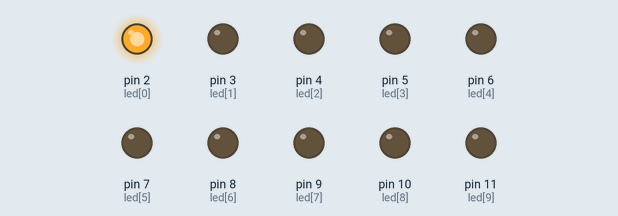
A sketch run on a simulated Arduino Uno, built with avr-gcc and run on an emulated ATmega328P. Shown: output pins drawn as LEDs (lit = HIGH).

Above: at 0.05 s.
At 0.55 s:
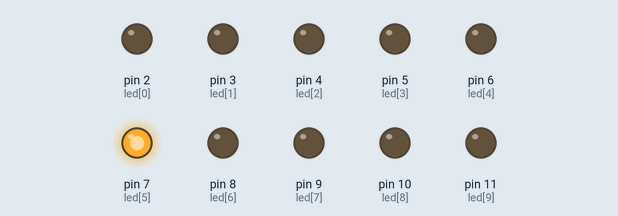
At 0.95 s:
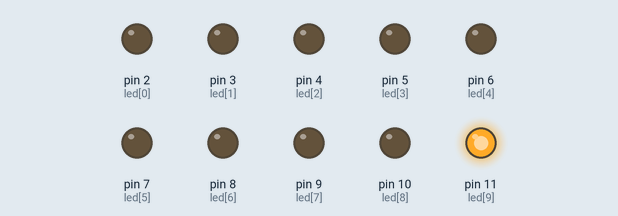
At 1.95 s:
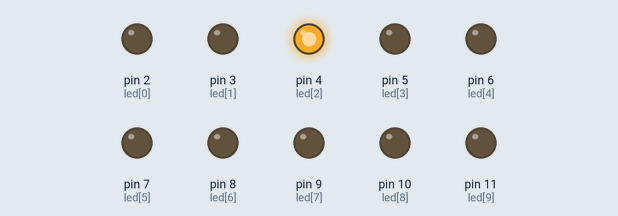
At 2.85 s:
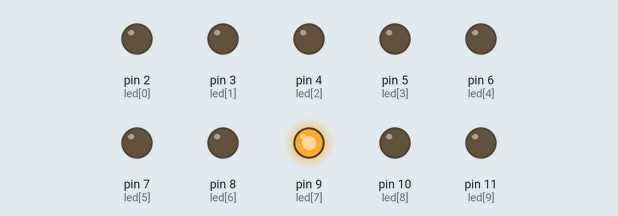
At 3.85 s:
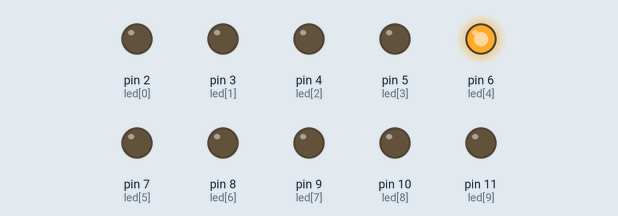
Timing chart, 0 to 4.2 s (numbered marks = the images above):
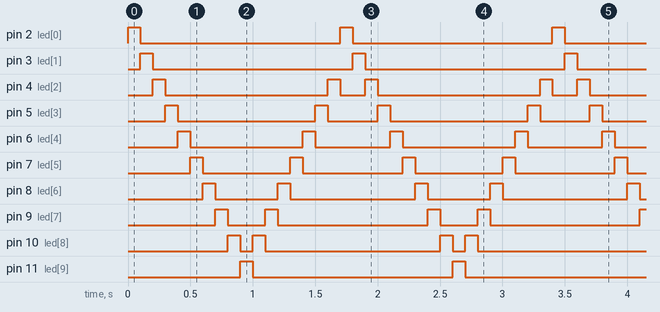

Measured:
- by itself, pin 2 (led[0]), pin 3 (led[1]), pin 11 (led[9]): alternates HIGH for 0.10 s and LOW for 1.6 s
- by itself, pin 4 (led[2]): repeats every 1.7 s: LOW 1.3 s, HIGH 0.10 s, LOW 0.20 s, HIGH 0.10 s
- by itself, pin 5 (led[3]): repeats every 1.7 s: LOW 1.1 s, HIGH 0.10 s, LOW 0.40 s, HIGH 0.10 s
- by itself, pin 6 (led[4]): repeats every 1.7 s: LOW 0.90 s, HIGH 0.10 s, LOW 0.60 s, HIGH 0.10 s
- by itself, pin 7 (led[5]): alternates HIGH for 0.10 s and LOW for 0.75 s
- by itself, pin 8 (led[6]): repeats every 1.7 s: LOW 0.50 s, HIGH 0.10 s, LOW 1.0 s, HIGH 0.10 s
- by itself, pin 9 (led[7]): repeats every 1.7 s: LOW 0.30 s, HIGH 0.10 s, LOW 1.2 s, HIGH 0.10 s
- by itself, pin 10 (led[8]): repeats every 1.7 s: LOW 0.10 s, HIGH 0.10 s, LOW 1.4 s, HIGH 0.10 s

The sketch:

Chase.ino
```cpp
int led[] = {2,3,4,5,6,7,8,9,10,11};
void setup() {
  pinMode(led, OUTPUT);

}

void loop() {
  for(int i = 0;i <9;i++)
  {
   analogWrite(led[i],255);
   delay(100);
   analogWrite(led[i],0);
   }
  for(int i = 9;i >1;i--)
  {
   analogWrite(led[i],255);
   delay(100);
   analogWrite(led[i],0);
   }
}
```
